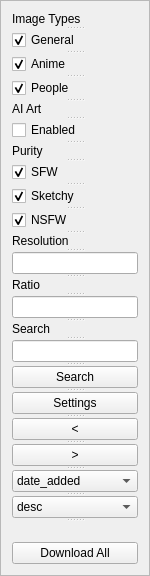
     <widget class="QFrame" name="OptionFrame">
      <property name="sizePolicy">
       <sizepolicy hsizetype="Fixed" vsizetype="Preferred">
        <horstretch>0</horstretch>
        <verstretch>0</verstretch>
       </sizepolicy>
      </property>
      <property name="minimumSize">
       <size>
        <width>150</width>
        <height>0</height>
       </size>
      </property>
      <property name="maximumSize">
       <size>
        <width>150</width>
        <height>16777215</height>
       </size>
      </property>
      <property name="contextMenuPolicy">
       <enum>Qt::ContextMenuPolicy::DefaultContextMenu</enum>
      </property>
      <property name="autoFillBackground">
       <bool>false</bool>
      </property>
      <property name="frameShape">
       <enum>QFrame::Shape::StyledPanel</enum>
      </property>
      <property name="frameShadow">
       <enum>QFrame::Shadow::Raised</enum>
      </property>
      <layout class="QGridLayout" name="gridLayout_3">
       <item row="1" column="0">
        <widget class="QPushButton" name="DownloadAllButton">
         <property name="text">
          <string>Download All</string>
         </property>
        </widget>
       </item>
       <item row="0" column="0">
        <widget class="QSplitter" name="Splitter">
         <property name="sizePolicy">
          <sizepolicy hsizetype="Preferred" vsizetype="Preferred">
           <horstretch>0</horstretch>
           <verstretch>0</verstretch>
          </sizepolicy>
         </property>
         <property name="orientation">
          <enum>Qt::Orientation::Vertical</enum>
         </property>
         <property name="opaqueResize">
          <bool>true</bool>
         </property>
         <property name="handleWidth">
          <number>4</number>
         </property>
         <widget class="QLabel" name="ImageTypesLabel">
          <property name="text">
           <string>Image Types</string>
          </property>
         </widget>
         <widget class="QCheckBox" name="ImageTypesGeneralCheckBox">
          <property name="text">
           <string>General</string>
          </property>
          <property name="checked">
           <bool>true</bool>
          </property>
         </widget>
         <widget class="QCheckBox" name="ImageTypesAnimeCheckBox">
          <property name="text">
           <string>Anime</string>
          </property>
          <property name="checked">
           <bool>true</bool>
          </property>
         </widget>
         <widget class="QCheckBox" name="ImageTypesPeopleCheckBox">
          <property name="text">
           <string>People</string>
          </property>
          <property name="checked">
           <bool>true</bool>
          </property>
         </widget>
         <widget class="QLabel" name="AIArtLabel">
          <property name="text">
           <string>AI Art</string>
          </property>
         </widget>
         <widget class="QCheckBox" name="AIArtCheckBox">
          <property name="text">
           <string>Enabled</string>
          </property>
         </widget>
         <widget class="QLabel" name="PurityLabel">
          <property name="text">
           <string>Purity</string>
          </property>
         </widget>
         <widget class="QCheckBox" name="PuritySFWCheckBox">
          <property name="text">
           <string>SFW</string>
          </property>
          <property name="checked">
           <bool>true</bool>
          </property>
         </widget>
         <widget class="QCheckBox" name="PuritySketchyCheckBox">
          <property name="text">
           <string>Sketchy</string>
          </property>
          <property name="checked">
           <bool>true</bool>
          </property>
         </widget>
         <widget class="QCheckBox" name="PurityNSFWCheckBox">
          <property name="text">
           <string>NSFW</string>
          </property>
          <property name="checked">
           <bool>true</bool>
          </property>
         </widget>
         <widget class="QLabel" name="ResolutionLabel">
          <property name="text">
           <string>Resolution</string>
          </property>
         </widget>
         <widget class="QLineEdit" name="ResolutionInput"/>
         <widget class="QLabel" name="RatioLabel">
          <property name="text">
           <string>Ratio</string>
          </property>
         </widget>
         <widget class="QLineEdit" name="RatioInput"/>
         <widget class="QLabel" name="SearchLabel">
          <property name="text">
           <string>Search</string>
          </property>
         </widget>
         <widget class="QLineEdit" name="SearchInput"/>
         <widget class="QPushButton" name="SearchButton">
          <property name="text">
           <string>Search</string>
          </property>
         </widget>
         <widget class="QPushButton" name="SettingsButton">
          <property name="enabled">
           <bool>true</bool>
          </property>
          <property name="sizePolicy">
           <sizepolicy hsizetype="Minimum" vsizetype="Fixed">
            <horstretch>0</horstretch>
            <verstretch>0</verstretch>
           </sizepolicy>
          </property>
          <property name="text">
           <string>Settings</string>
          </property>
          <property name="autoDefault">
           <bool>false</bool>
          </property>
          <property name="default">
           <bool>false</bool>
          </property>
          <property name="flat">
           <bool>false</bool>
          </property>
         </widget>
         <widget class="QPushButton" name="PageBackButton">
          <property name="text">
           <string>&lt;</string>
          </property>
         </widget>
         <widget class="QPushButton" name="PageForwardButton">
          <property name="text">
           <string>&gt;</string>
          </property>
         </widget>
         <widget class="QComboBox" name="SortingComboBox">
          <item>
           <property name="text">
            <string>date_added</string>
           </property>
          </item>
          <item>
           <property name="text">
            <string>relevance</string>
           </property>
          </item>
          <item>
           <property name="text">
            <string>random</string>
           </property>
          </item>
          <item>
           <property name="text">
            <string>favourites</string>
           </property>
          </item>
          <item>
           <property name="text">
            <string>toplist</string>
           </property>
          </item>
         </widget>
         <widget class="QComboBox" name="OrderComboBox">
          <item>
           <property name="text">
            <string>desc</string>
           </property>
          </item>
          <item>
           <property name="text">
            <string>asc</string>
           </property>
          </item>
         </widget>
         <widget class="QLabel" name="PageNumberLabel">
          <property name="text">
           <string/>
          </property>
         </widget>
        </widget>
       </item>
      </layout>
     </widget>
